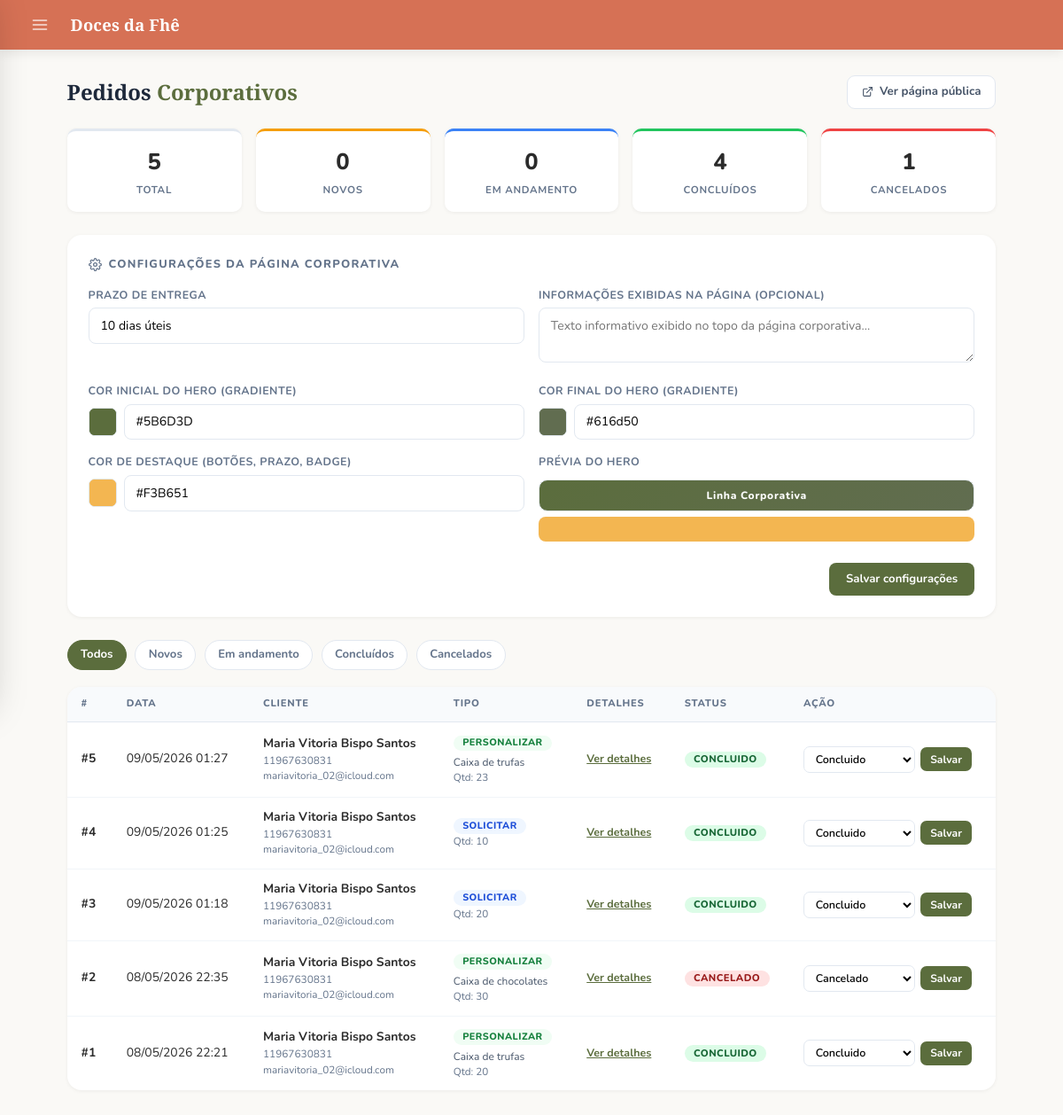
The app's page /admin/corporativo (signed in) with its own data.
### models.py (models this page shows, shortened)
class SiteConfig(db.Model):
    __tablename__ = "site_config"
    id               = db.Column(db.Integer, primary_key=True)
    color_primary    = db.Column(db.String(20), default='#5B6D3D')
    color_secondary  = db.Column(db.String(20), default='#D67155')
    color_accent     = db.Column(db.String(20), default='#F3B651')
    color_dark       = db.Column(db.String(20), default='#932E50')
    color_bg         = db.Column(db.String(20), default='#FAF9F6')
    color_text       = db.Column(db.String(20), default='#2B2B2B')
    color_text_light = db.Column(db.String(20), default='#6B6B6B')
    auth_bg_color1   = db.Column(db.String(20), default='#e8eed8')
    auth_bg_color2   = db.Column(db.String(20), default='#8fa05a')
    font_title   = db.Column(db.String(100), default='Playfair Display')
    font_body    = db.Column(db.String(100), default='Nunito')
    font_size    = db.Column(db.String(10), default='16')
    title_weight = db.Column(db.String(10), default='700')
    body_weight  = db.Column(db.String(10), default='400')
    layout_mode   = db.Column(db.String(20), default='spacious')
    layout_width  = db.Column(db.String(20), default='centered')
    card_columns  = db.Column(db.Integer,    default=3)
    card_gap      = db.Column(db.Integer,    default=20)
    show_carousel = db.Column(db.Boolean,    default=True)
    btn_radius  = db.Column(db.String(10), default='12px')
    card_shadow = db.Column(db.String(10), default='medium')
    navbar_fixed = db.Column(db.Boolean, default=True)
    anim_enabled     = db.Column(db.Boolean, default=True)
    anim_intensity   = db.Column(db.String(10), default='medium')
    anim_duration    = db.Column(db.Integer,    default=220)
    anim_hover_style = db.Column(db.String(20), default='lift')
    site_name   = db.Column(db.String(100), default='Doces da Fhê')
    logo_url    = db.Column(db.String(255), nullable=True)
    logo_height     = db.Column(db.Integer, default=100)
    logo_fit        = db.Column(db.String(20), default='contain')
    carousel_height = db.Column(db.Integer, default=340)
    card_img_height = db.Column(db.Integer, default=200)
    card_radius     = db.Column(db.String(10), default='16px')
    flash_success   = db.Column(db.String(20), default='#ffffff')
    flash_error     = db.Column(db.String(20), default='#f8d7da')
    flash_info      = db.Column(db.String(20), default='#ffffff')
    new_badge_days  = db.Column(db.Integer, default=7)
    new_badge_ativo = db.Column(db.Boolean, default=True)
    blog_primary    = db.Column(db.String(20), default='#5B6D3D')
    blog_accent     = db.Column(db.String(20), default='#932E50')
    blog_bg         = db.Column(db.String(20), default='#f8fafc')
    blog_card_bg    = db.Column(db.String(20), default='#ffffff')
    blog_text       = db.Column(db.String(20), default='#1e293b')
    agenda_dias_arquivar = db.Column(db.Integer, default=30)
    updated_at      = db.Column(db.DateTime, default=datetime.utcnow, onupdate=datetime.utcnow)

class ConfigCorporativo(db.Model):
    __tablename__ = "config_corporativo"
    id          = db.Column(db.Integer, primary_key=True)
    prazo_texto = db.Column(db.String(200), default="15 dias úteis")
    informacoes = db.Column(db.Text, default="")
    cor_hero_ini  = db.Column(db.String(20), default="#1e293b")
    cor_hero_fim  = db.Column(db.String(20), default="#334155")
    cor_destaque  = db.Column(db.String(20), default="#5B6D3D")
    updated_at  = db.Column(db.DateTime, default=datetime.utcnow, onupdate=datetime.utcnow)

class PedidoCorporativo(db.Model):
    __tablename__ = "pedidos_corporativos"
    id             = db.Column(db.Integer, primary_key=True)
    user_id        = db.Column(db.Integer, db.ForeignKey('users.id'), nullable=True)
    nome           = db.Column(db.String(200), nullable=False)
    email          = db.Column(db.String(200), nullable=False)
    telefone       = db.Column(db.String(50), nullable=False)
    tipo           = db.Column(db.String(20), default='personalizar')  # 'personalizar' | 'solicitar'
    produto_id     = db.Column(db.Integer, db.ForeignKey('products.id'), nullable=True)
    produto_nome   = db.Column(db.String(200), nullable=True)
    quantidade     = db.Column(db.Integer, nullable=True)
    personalizacao = db.Column(db.Text, nullable=True)
    logo_url       = db.Column(db.String(300), nullable=True)
    sabor          = db.Column(db.String(200), nullable=True)
    cor_fita       = db.Column(db.String(100), nullable=True)
    modelo_tag     = db.Column(db.String(30), nullable=True)   # quadrada | redonda | retangular
    frase_tag      = db.Column(db.String(300), nullable=True)
    data_desejada  = db.Column(db.String(100), nullable=True)
    observacoes    = db.Column(db.Text, nullable=True)
    status          = db.Column(db.String(20), default='novo')  # novo | em_andamento | concluido | cancelado
    oculto_cliente  = db.Column(db.Boolean, default=False, nullable=False)
    created_at      = db.Column(db.DateTime, default=datetime.utcnow)
    produto = db.relationship('Product', backref='pedidos_corporativos', lazy=True)

### app.py (the view, shortened to what this page needs)
@app.route('/admin/corporativo', methods=['GET', 'POST'])
@login_required
def admin_corporativo():
    if not current_user.is_admin:
        return redirect(url_for('dashboard'))
    config = _corp_config()
    status_filter = request.args.get('status', '')
    q = PedidoCorporativo.query
    if status_filter:
        q = q.filter_by(status=status_filter)
    pedidos = q.order_by(PedidoCorporativo.created_at.desc()).all()
    stats = {
        'total':        PedidoCorporativo.query.count(),
        'novo':         PedidoCorporativo.query.filter_by(status='novo').count(),
        'em_andamento': PedidoCorporativo.query.filter_by(status='em_andamento').count(),
        'concluido':    PedidoCorporativo.query.filter_by(status='concluido').count(),
        'cancelado':    PedidoCorporativo.query.filter_by(status='cancelado').count(),
    }
    return render_template('admin/corporativo.html', config=config,
                           pedidos=pedidos, stats=stats, status_filter=status_filter)

### templates/admin/corporativo.html (shortened to what this page needs)
{% extends "admin/base.html" %}
{% block content %}
<div class="cp-page">
  <div style="display:flex; align-items:center; justify-content:space-between; margin-bottom:1.4rem; flex-wrap:wrap; gap:.8rem;">
    <div class="cp-title" style="margin-bottom:0;">Pedidos <span>Corporativos</span></div>
    <a href="{{ url_for('corporativo') }}" target="_blank"
       style="display:inline-flex; align-items:center; gap:.4rem; padding:.5rem 1rem; background:#fff; color:#475569; border:1.5px solid #e2e8f0; border-radius:9px; font-size:.83rem; font-weight:700; text-decoration:none;"
       onmouseover="this.style.borderColor='var(--color-primary)';this.style.color='var(--color-primary)'"
       onmouseout="this.style.borderColor='#e2e8f0';this.style.color='#475569'">
      Ver página pública
    </a>
  </div>
  <div class="cp-stats">
    <div class="cp-stat">
      <div class="cp-stat-val">{{ stats.total }}</div>
      <div class="cp-stat-lbl">Total</div>
    </div>
    <div class="cp-stat s-novo">
      <div class="cp-stat-val">{{ stats.novo }}</div>
      <div class="cp-stat-lbl">Novos</div>
    </div>
    <div class="cp-stat s-em_andamento">
      <div class="cp-stat-val">{{ stats.em_andamento }}</div>
      <div class="cp-stat-lbl">Em andamento</div>
    </div>
    <div class="cp-stat s-concluido">
      <div class="cp-stat-val">{{ stats.concluido }}</div>
      <div class="cp-stat-lbl">Concluídos</div>
    </div>
    <div class="cp-stat s-cancelado">
      <div class="cp-stat-val">{{ stats.cancelado }}</div>
      <div class="cp-stat-lbl">Cancelados</div>
    </div>
  </div>
  <div class="cp-config-card">
    <div class="cp-config-title">
      Configurações da página corporativa
    </div>
    <form method="POST" action="{{ url_for('admin_corporativo') }}">
      <div class="cp-config-form">
        <div class="fg">
          <label>Prazo de entrega</label>
          <input type="text" name="prazo_texto"
                 value="{{ config.prazo_texto or '' }}"
                 placeholder="Ex: 15 dias úteis">
        </div>
        <div class="fg">
          <label>Informações exibidas na página (opcional)</label>
          <textarea name="informacoes"
                    placeholder="Texto informativo exibido no topo da página corporativa...">{{ config.informacoes or '' }}</textarea>
        </div>
        <div class="fg">
          <label>Cor inicial do hero (gradiente)</label>
          <div class="color-row">
            <div class="color-swatch" id="sw_hero_ini" style="background:{{ config.cor_hero_ini or '#1e293b' }}">
              <input type="color" id="cp_hero_ini" value="{{ config.cor_hero_ini or '#1e293b' }}"
                     oninput="syncCorp('hero_ini', this.value)">
            </div>
            <input type="text" class="color-hex" id="hex_hero_ini" name="cor_hero_ini"
                   value="{{ config.cor_hero_ini or '#1e293b' }}" maxlength="7"
                   oninput="if(/^#[0-9A-Fa-f]{6}$/.test(this.value)) syncCorp('hero_ini', this.value)">
          </div>
        </div>
        <div class="fg">
          <label>Cor final do hero (gradiente)</label>
          <div class="color-row">
            <div class="color-swatch" id="sw_hero_fim" style="background:{{ config.cor_hero_fim or '#334155' }}">
              <input type="color" id="cp_hero_fim" value="{{ config.cor_hero_fim or '#334155' }}"
                     oninput="syncCorp('hero_fim', this.value)">
            </div>
            <input type="text" class="color-hex" id="hex_hero_fim" name="cor_hero_fim"
                   value="{{ config.cor_hero_fim or '#334155' }}" maxlength="7"
                   oninput="if(/^#[0-9A-Fa-f]{6}$/.test(this.value)) syncCorp('hero_fim', this.value)">
          </div>
        </div>
        <div class="fg">
          <label>Cor de destaque (botões, prazo, badge)</label>
          <div class="color-row">
            <div class="color-swatch" id="sw_destaque" style="background:{{ config.cor_destaque or 'var(--color-primary)' }}">
              <input type="color" id="cp_destaque" value="{{ config.cor_destaque or 'var(--color-primary)' }}"
                     oninput="syncCorp('destaque', this.value)">
            </div>
            <input type="text" class="color-hex" id="hex_destaque" name="cor_destaque"
                   value="{{ config.cor_destaque or 'var(--color-primary)' }}" maxlength="7"
                   oninput="if(/^#[0-9A-Fa-f]{6}$/.test(this.value)) syncCorp('destaque', this.value)">
          </div>
        </div>
        <div class="fg">
          <label>Prévia do hero</label>
          <div class="corp-preview-strip" id="corp_preview_hero"
               style="background: linear-gradient(135deg, {{ config.cor_hero_ini or '#1e293b' }}, {{ config.cor_hero_fim or '#334155' }});">
            Linha Corporativa
          </div>
          <div id="corp_preview_destaque"
               style="margin-top:.4rem; height:28px; border-radius:8px; transition:background .2s; background:{{ config.cor_destaque or 'var(--color-primary)' }}">
          </div>
        </div>
        <div class="fg-full" style="display:flex; justify-content:flex-end; margin-top:.5rem;">
          <button type="submit" class="btn-cfg">Salvar configurações</button>
        </div>
      </div>
    </form>
  </div>
  <div class="cp-filters">
    <a href="{{ url_for('admin_corporativo') }}"
       class="cp-filter-btn {% if not status_filter %}active{% endif %}">Todos</a>
    <a href="{{ url_for('admin_corporativo', status='novo') }}"
       class="cp-filter-btn {% if status_filter=='novo' %}active{% endif %}">Novos</a>
    <a href="{{ url_for('admin_corporativo', status='em_andamento') }}"
       class="cp-filter-btn {% if status_filter=='em_andamento' %}active{% endif %}">Em andamento</a>
    <a href="{{ url_for('admin_corporativo', status='concluido') }}"
       class="cp-filter-btn {% if status_filter=='concluido' %}active{% endif %}">Concluídos</a>
    <a href="{{ url_for('admin_corporativo', status='cancelado') }}"
       class="cp-filter-btn {% if status_filter=='cancelado' %}active{% endif %}">Cancelados</a>
  </div>
  <div class="cp-card">
    {% if pedidos %}
    <table class="cp-table">
      <thead>
        <tr>
          <th>#</th>
          <th>Data</th>
          <th>Cliente</th>
          <th>Tipo</th>
          <th>Detalhes</th>
          <th>Status</th>
          <th>Ação</th>
        </tr>
      </thead>
      <tbody>
        {% for p in pedidos %}
        <tr>
          <td><strong>#{{ p.id }}</strong></td>
          <td>{{ p.created_at.strftime('%d/%m/%Y %H:%M') }}</td>
          <td>
            <div style="font-weight:700">{{ p.nome }}</div>
            <div style="font-size:.74rem;color:var(--color-muted)">{{ p.telefone }}</div>
            {% if p.email %}<div style="font-size:.73rem;color:var(--color-muted)">{{ p.email }}</div>{% endif %}
          </td>
          <td>
            <span class="badge badge-tipo-{{ p.tipo }}">
              {{ 'Personalizar' if p.tipo == 'personalizar' else 'Solicitar' }}
            </span>
            {% if p.produto_nome %}
            <div style="font-size:.75rem;color:#475569;margin-top:.2rem;">{{ p.produto_nome }}</div>
            {% endif %}
            {% if p.quantidade %}
            <div style="font-size:.73rem;color:var(--color-muted)">Qtd: {{ p.quantidade }}</div>
            {% endif %}
          </td>
          <td>
            <button class="det-btn" onclick="toggleDet({{ p.id }})">Ver detalhes</button>
          </td>
          <td><span class="badge badge-{{ p.status }}">{{ p.status.replace('_', ' ') }}</span></td>
          <td>
            <form class="status-form" method="POST"
                  action="{{ url_for('admin_corporativo_status', id=p.id) }}">
              <select class="status-select" name="status">
                {% for s in ['novo','em_andamento','concluido','cancelado'] %}
                <option value="{{ s }}" {% if p.status == s %}selected{% endif %}>
                  {{ s.replace('_', ' ').capitalize() }}
                </option>
                {% endfor %}
              </select>
              <button type="submit" class="btn-save">Salvar</button>
            </form>
          </td>
        </tr>
        {% endfor %}
      </tbody>
    </table>
    {% else %}
    <div class="empty-msg">Nenhuma solicitação corporativa encontrada.</div>
    {% endif %}
  </div>
</div>
{% endblock %}

### templates/admin/base.html (shortened to what this page needs)
<!DOCTYPE html>
<html>
<head>
  <link href="https://cdn.jsdelivr.net/npm/bootstrap@5.3.0/dist/css/bootstrap.min.css" rel="stylesheet">
  <link rel="stylesheet" href="https://cdnjs.cloudflare.com/ajax/libs/cropperjs/1.6.1/cropper.min.css">
  <link rel="stylesheet" href="{{ url_for('dynamic_styles') }}">
</head>
<body>
{% if current_user.is_authenticated and current_user.is_admin %}
<div class="topbar">
  <button class="topbar-menu-btn" id="drawerToggle" aria-label="Menu">
    <svg xmlns="http://www.w3.org/2000/svg" width="20" height="20" viewBox="0 0 24 24" fill="none"
         stroke="currentColor" stroke-width="2" stroke-linecap="round" stroke-linejoin="round">
      <line x1="3" y1="6"  x2="21" y2="6"/>
      <line x1="3" y1="12" x2="21" y2="12"/>
      <line x1="3" y1="18" x2="21" y2="18"/>
    </svg>
  </button>
  <span class="topbar-brand">{{ site_config.site_name if site_config else 'Doces da Fhê' }}</span>
</div>
{% endif %}
<div class="acc-content-wrap">
<main id="acc-main-content">
{% block content %}
{% endblock %}
</main>
</div>
</body>
</html>

### records on screen
SiteConfig: site_name "Doces da Fhê"
ConfigCorporativo: prazo_texto "10 dias úteis", cor_hero_ini "#5b6d3d", cor_hero_ini "#5B6D3D", cor_hero_fim "#616d50", cor_destaque "#f3b651", cor_destaque "#F3B651"
PedidoCorporativo: id "5", created_at "09/05/2026 01:27", nome "Maria Vitoria Bispo Santos", telefone "11967630831", email "mariavitoria_02@icloud.com", tipo "PERSONALIZAR", produto_nome "Caixa de trufas", quantidade "23", status.replace "CONCLUIDO", status "Concluido"
PedidoCorporativo: id "4", created_at "09/05/2026 01:25", nome "Maria Vitoria Bispo Santos", telefone "11967630831", email "mariavitoria_02@icloud.com", tipo "SOLICITAR", quantidade "10", status.replace "CONCLUIDO", status "Concluido"
PedidoCorporativo: id "3", created_at "09/05/2026 01:18", nome "Maria Vitoria Bispo Santos", telefone "11967630831", email "mariavitoria_02@icloud.com", tipo "SOLICITAR", quantidade "20", status.replace "CONCLUIDO", status "Concluido"
PedidoCorporativo: id "2", created_at "08/05/2026 22:35", nome "Maria Vitoria Bispo Santos", telefone "11967630831", email "mariavitoria_02@icloud.com", tipo "PERSONALIZAR", produto_nome "Caixa de chocolates", quantidade "30", status.replace "CANCELADO", status "Cancelado"
PedidoCorporativo: id "1", created_at "08/05/2026 22:21", nome "Maria Vitoria Bispo Santos", telefone "11967630831", email "mariavitoria_02@icloud.com", tipo "PERSONALIZAR", produto_nome "Caixa de trufas", quantidade "20", status.replace "CONCLUIDO", status "Concluido"

### other values on screen
{{ stats.total }} "5"
{{ stats.novo }} "0"
{{ stats.em_andamento }} "0"
{{ stats.concluido }} "4"
{{ stats.cancelado }} "1"
